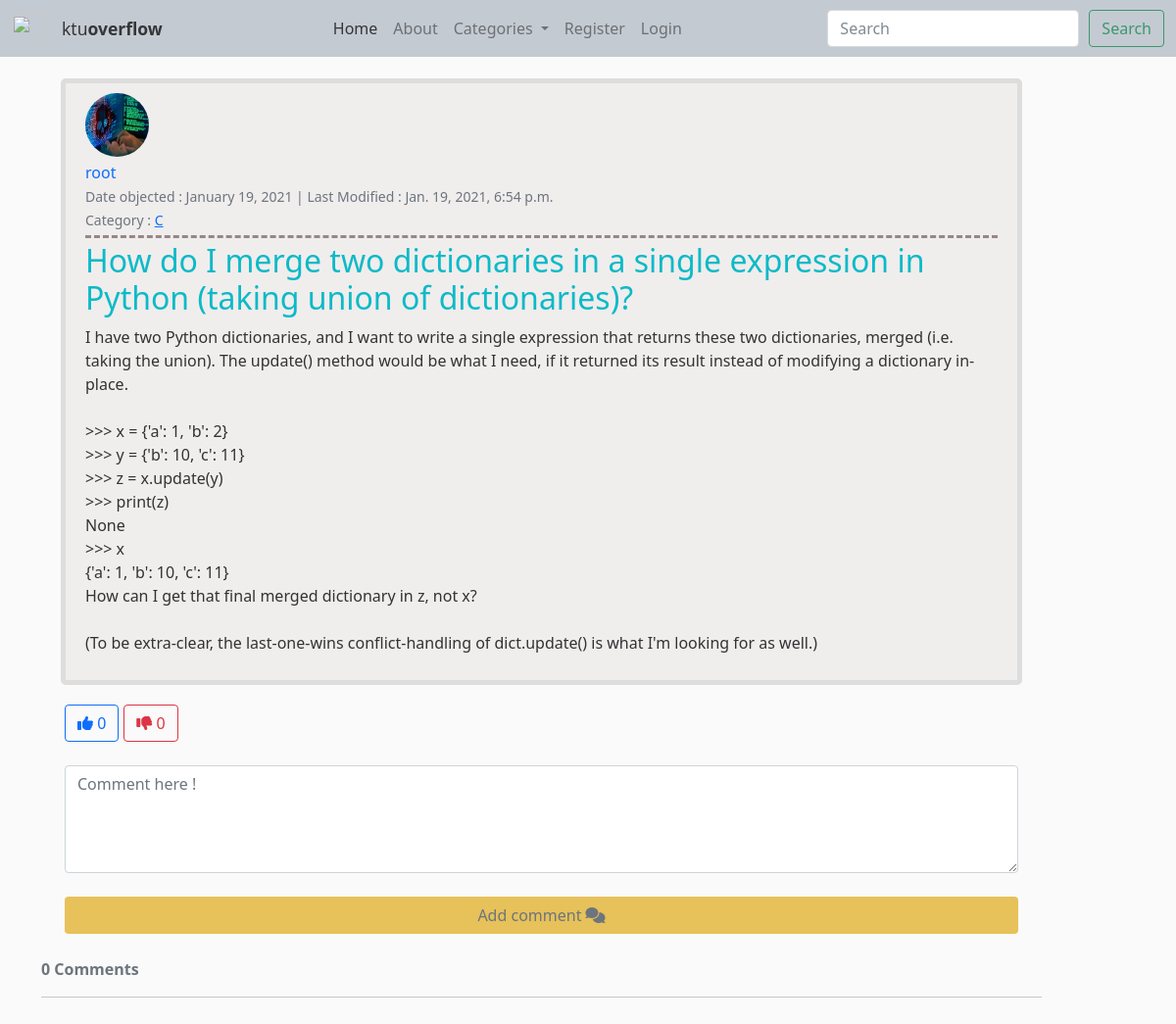
Screenshot of /post/15/ with the database file from the repository.
### blog/models.py (models this page shows, shortened)
class Post(models.Model):
    author = models.ForeignKey(User, on_delete=models.CASCADE)
    title = models.CharField(max_length=150)
    date_posted = models.DateTimeField(default=timezone.now)
    last_modified = models.DateTimeField(auto_now=True)
    category = models.CharField(max_length=150)
    snippet = models.CharField(max_length=500)
    body = models.TextField()
    like = models.ManyToManyField(User, blank=True, related_name="likes")
    dislike = models.ManyToManyField(User, blank=True, related_name="dislikes")
    objects = BlogPostManager()
    def all_likes(self):
        return self.like.count()
    def all_dislikes(self):
        return self.dislike.count()
    @property
    def number_of_comments(self):
        return Comment.objects.filter(post=self).count()

### user/models.py (models this page shows, shortened)
class Profile(models.Model):
    user = models.OneToOneField(User, on_delete=models.CASCADE)
    bio = models.TextField(blank=True, null=True)
    image = models.ImageField(default='default.jpg', upload_to="profile_img")
    education = models.CharField(max_length=255, blank=True, null=True)
    website_url = models.CharField(max_length=255, blank=True, null=True)
    linkin_url = models.CharField(max_length=255, blank=True, null=True)
    facebook_url = models.CharField(max_length=255, blank=True, null=True)

### blog/views.py (the view, shortened to what this page needs)
# urls.py: path('post/<int:pk>/', PostDetailView.as_view(), name="post-detail"),
class PostDetailView(DetailView):
    model = Post
    template_name = 'blog/detail_post.html'
    def get_context_data(self, *args, **kwargs):
        context = super(PostDetailView, self).get_context_data(*args, **kwargs)
        current_post = get_object_or_404(Post, id=self.kwargs.get('pk'))
        comments_connected = Comment.objects.filter(post= self.get_object()).order_by('-comment_time')
        context['all_dislikes'] = current_post.all_dislikes()
        context['all_likes'] = current_post.all_likes()
        context['comments'] = comments_connected
        context['comment_form'] = NewCommentForm()
        return context

### blog/forms.py
class NewCommentForm(forms.ModelForm):
    content = forms.CharField(label="", widget=forms.Textarea(
        attrs={
            'class': 'form-control',
            'placeholder': 'Comment here !',
            'rows': 4,
            'cols': 50
        }))
    class Meta:
        model = Comment
        fields = ['content']

### blog/custom_context_processor.py (called while the page is built)
def subject_renderer(request):
    return {
       'all_categories': Category.objects.all(),
    }

### blog/models.py (called while the page is built)
    def get_queryset(self):
        return BlogPostQuerySet(self.model, using=self._db)

    def __str__(self):
        return self.name

### blog/templates/blog/detail_post.html (shortened to what this page needs)
{% extends 'blog/base.html' %}
{% block content %}
        <article class="media content-section">
            <img class="rounded-circle article-img" src="{{ object.author.profile.image.url }}" >
            <div class="media-body">
            <div class="article-metadata">
                <a class="" href="{% url 'user-profile' post.author.username %}" style="text-decoration: none">{{ object.author }}</a>
                <br>
                <small class="text-muted">Date objected : {{ object.date_posted | date:"F d, Y" }} | Last Modified : {{ object.last_modified }}</small><br>
                <small class="text-muted">Category : <a href="{% url 'blog-category' object.category %}">{{ post.category }}</a></small>
            </div>
            <h2 class="article-title">{{ object.title }}</h2>
            <div>
                <p class="article-content">{{ object.body }}</p>
            </div>
            </div>
        </article>
        <div id="like-section" class="container">
            {% include 'blog/like_section.html' %}
        </div>
        {% if user.is_authenticated %}
            <div class="container">
                <br>
                <form method="POST">
                    {% csrf_token %}
                    <div class="form-group">
                    {{ comment_form }}
                        <br>
                        <small><button class="btn btn-dark col-md-12" style="background-color: rgb(42, 175, 87);" type="submit">Add comment <i class="fas fa-comments"></i></button></small>
                    </div>
                </form>
            </div>
            {% else %}
            <div class="container">
                <br>
                <form method="POST">
                    <div class="form-group">
                    {{ comment_form }}
                        <br>
                        <a href="{% url 'login' %}?next={% url 'post-detail' object.id %}" class="btn col-md-12 text-muted" title="You need to login first to be able add comments" style="background-color: rgb(231, 193, 89);" type="submit">Add comment <i class="fas fa-comments"></i></a>
                    </div>
                </form>
            </div>
        {% endif %}
        <br>
        <strong class="text-secondary">{{ object.number_of_comments }} Comment{{ object.number_of_comments|pluralize }}</strong>
        <hr>
       <div id="comment-like-section" class="container">
            {% include 'blog/comment_like_section.html' %}
        </div>
{% endblock content %}

### blog/static/blog/style.css (style rules this page uses)
body { background: #fafafa; color: #333333; }
h1, h2, h3, h4, h5, h6 { color: #444444; }
.content-section { background: #f0eded; padding: 10px 20px; border: 5px solid #dddddd; border-radius: 5px; margin: 20px; }
.article-title { color: #0cbac7; text-decoration: none; }
.article-content { white-space: pre-line; }
.article-img { height: 65px; width: 65px; margin-right: 16px; }
.article-metadata { padding-bottom: 4px; margin-bottom: 4px; margin-top: 4px; border-bottom: 3px dashed #968787 }

### rows the page displays
Post: author.profile.image (picture), author "root", date_posted "January 19, 2021", last_modified "Jan. 19, 2021, 6:54 p.m.", category "C", title "How do I merge two dictionaries in a single expression in Python (taking union of dictionaries)?", body "I have two Python dictionaries, and I want to write a single expression that returns these two dictionaries, merged (i.e. taking the union). The update() method would be what I need, if it returned its result instead of modifying a dictionary in-place. >>> x = {'a': 1, 'b': 2} >>> y = {'b': 10, 'c': 11} >>> z = x.update(y) >>> print(z) None >>> x {'a': 1, 'b': 10, 'c': 11} How can I get that final merged dictionary in z, not x? (To be extra-clear, the last-one-wins conflict-handling of dict.update() is what I'm looking for as well.)", number_of_comments "0"

### other values shown
{{ all_likes }} "0"
{{ all_dislikes }} "0"
